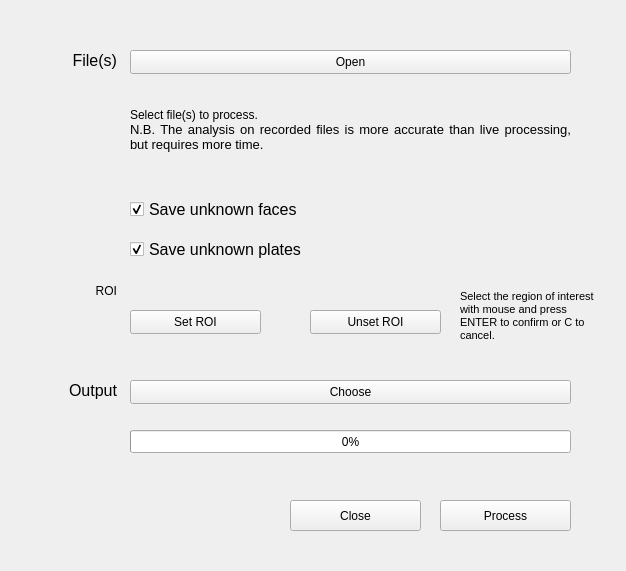
<?xml version="1.0" encoding="UTF-8"?>
<ui version="4.0">
 <class>Form</class>
 <widget class="QWidget" name="Form">
  <property name="geometry">
   <rect>
    <x>0</x>
    <y>0</y>
    <width>626</width>
    <height>571</height>
   </rect>
  </property>
  <property name="windowTitle">
   <string>File Analysis</string>
  </property>
  <property name="windowIcon">
   <iconset resource="resources.qrc">
    <normaloff>:/media/media/icon.png</normaloff>:/media/media/icon.png</iconset>
  </property>
  <widget class="QLabel" name="labelFileTip">
   <property name="geometry">
    <rect>
     <x>130</x>
     <y>80</y>
     <width>441</width>
     <height>101</height>
    </rect>
   </property>
   <property name="locale">
    <locale language="Italian" country="Italy"/>
   </property>
   <property name="text">
    <string>&lt;html&gt;&lt;head/&gt;&lt;body&gt;&lt;p align=&quot;justify&quot;&gt;Select file(s) to process.&lt;br/&gt;&lt;span style=&quot; font-size:10pt;&quot;&gt;N.B. The analysis on recorded files is more accurate than live processing, but requires more time.&lt;/span&gt;&lt;/p&gt;&lt;/body&gt;&lt;/html&gt;</string>
   </property>
   <property name="wordWrap">
    <bool>true</bool>
   </property>
  </widget>
  <widget class="QPushButton" name="doButton">
   <property name="geometry">
    <rect>
     <x>440</x>
     <y>500</y>
     <width>131</width>
     <height>31</height>
    </rect>
   </property>
   <property name="text">
    <string>Process</string>
   </property>
   <property name="icon">
    <iconset resource="resources.qrc">
     <normaloff>:/media/media/checked.png</normaloff>:/media/media/checked.png</iconset>
   </property>
  </widget>
  <widget class="QPushButton" name="openFileButton">
   <property name="geometry">
    <rect>
     <x>130</x>
     <y>50</y>
     <width>441</width>
     <height>24</height>
    </rect>
   </property>
   <property name="text">
    <string>Open</string>
   </property>
  </widget>
  <widget class="QLabel" name="label_2">
   <property name="geometry">
    <rect>
     <x>26</x>
     <y>40</y>
     <width>91</width>
     <height>41</height>
    </rect>
   </property>
   <property name="font">
    <font>
     <pointsize>12</pointsize>
    </font>
   </property>
   <property name="layoutDirection">
    <enum>Qt::LeftToRight</enum>
   </property>
   <property name="locale">
    <locale language="Italian" country="Italy"/>
   </property>
   <property name="text">
    <string>File(s)</string>
   </property>
   <property name="alignment">
    <set>Qt::AlignRight|Qt::AlignTrailing|Qt::AlignVCenter</set>
   </property>
  </widget>
  <widget class="QCheckBox" name="saveNewPlate">
   <property name="geometry">
    <rect>
     <x>130</x>
     <y>240</y>
     <width>310</width>
     <height>19</height>
    </rect>
   </property>
   <property name="font">
    <font>
     <pointsize>12</pointsize>
    </font>
   </property>
   <property name="text">
    <string>Save unknown plates</string>
   </property>
   <property name="checked">
    <bool>true</bool>
   </property>
   <property name="tristate">
    <bool>false</bool>
   </property>
  </widget>
  <widget class="QCheckBox" name="saveNewFace">
   <property name="geometry">
    <rect>
     <x>130</x>
     <y>200</y>
     <width>310</width>
     <height>19</height>
    </rect>
   </property>
   <property name="font">
    <font>
     <pointsize>12</pointsize>
    </font>
   </property>
   <property name="text">
    <string>Save unknown faces</string>
   </property>
   <property name="checked">
    <bool>true</bool>
   </property>
   <property name="tristate">
    <bool>false</bool>
   </property>
  </widget>
  <widget class="QProgressBar" name="progressBar">
   <property name="geometry">
    <rect>
     <x>130</x>
     <y>430</y>
     <width>441</width>
     <height>23</height>
    </rect>
   </property>
   <property name="value">
    <number>0</number>
   </property>
  </widget>
  <widget class="QPushButton" name="buttonCancel">
   <property name="geometry">
    <rect>
     <x>290</x>
     <y>500</y>
     <width>131</width>
     <height>31</height>
    </rect>
   </property>
   <property name="text">
    <string>Close</string>
   </property>
   <property name="icon">
    <iconset resource="resources.qrc">
     <normaloff>:/media/media/cancel.png</normaloff>:/media/media/cancel.png</iconset>
   </property>
   <property name="iconSize">
    <size>
     <width>16</width>
     <height>16</height>
    </size>
   </property>
  </widget>
  <widget class="QPushButton" name="saveReport">
   <property name="geometry">
    <rect>
     <x>130</x>
     <y>380</y>
     <width>441</width>
     <height>24</height>
    </rect>
   </property>
   <property name="text">
    <string>Choose</string>
   </property>
  </widget>
  <widget class="QLabel" name="label_3">
   <property name="geometry">
    <rect>
     <x>36</x>
     <y>370</y>
     <width>81</width>
     <height>41</height>
    </rect>
   </property>
   <property name="font">
    <font>
     <pointsize>12</pointsize>
    </font>
   </property>
   <property name="layoutDirection">
    <enum>Qt::LeftToRight</enum>
   </property>
   <property name="locale">
    <locale language="Italian" country="Italy"/>
   </property>
   <property name="text">
    <string>Output</string>
   </property>
   <property name="alignment">
    <set>Qt::AlignRight|Qt::AlignTrailing|Qt::AlignVCenter</set>
   </property>
  </widget>
  <widget class="QPushButton" name="selectROI">
   <property name="geometry">
    <rect>
     <x>130</x>
     <y>310</y>
     <width>131</width>
     <height>24</height>
    </rect>
   </property>
   <property name="text">
    <string>Set ROI</string>
   </property>
  </widget>
  <widget class="QLabel" name="label_5">
   <property name="geometry">
    <rect>
     <x>460</x>
     <y>270</y>
     <width>141</width>
     <height>91</height>
    </rect>
   </property>
   <property name="font">
    <font>
     <pointsize>8</pointsize>
    </font>
   </property>
   <property name="text">
    <string>Select the region of interest with mouse and press ENTER to confirm or C to cancel.</string>
   </property>
   <property name="wordWrap">
    <bool>true</bool>
   </property>
  </widget>
  <widget class="QLabel" name="roiValue">
   <property name="geometry">
    <rect>
     <x>130</x>
     <y>280</y>
     <width>311</width>
     <height>21</height>
    </rect>
   </property>
   <property name="text">
    <string/>
   </property>
  </widget>
  <widget class="QLabel" name="label_4">
   <property name="geometry">
    <rect>
     <x>60</x>
     <y>250</y>
     <width>57</width>
     <height>81</height>
    </rect>
   </property>
   <property name="layoutDirection">
    <enum>Qt::LeftToRight</enum>
   </property>
   <property name="locale">
    <locale language="Italian" country="Italy"/>
   </property>
   <property name="text">
    <string>ROI</string>
   </property>
   <property name="alignment">
    <set>Qt::AlignRight|Qt::AlignTrailing|Qt::AlignVCenter</set>
   </property>
  </widget>
  <widget class="QPushButton" name="unsetROI">
   <property name="geometry">
    <rect>
     <x>310</x>
     <y>310</y>
     <width>131</width>
     <height>24</height>
    </rect>
   </property>
   <property name="text">
    <string>Unset ROI</string>
   </property>
  </widget>
 </widget>
 <resources>
  <include location="resources.qrc"/>
 </resources>
 <connections/>
</ui>
